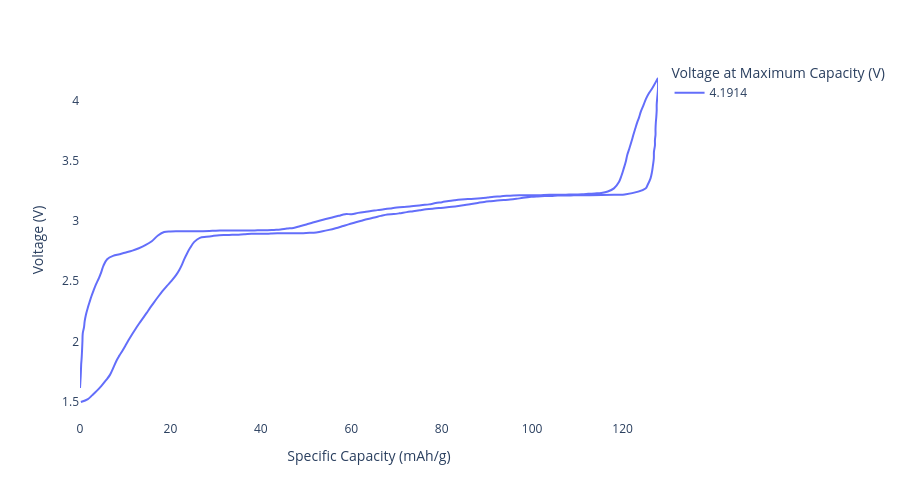

Notebook code cell kept with this figure:
### Code cell
# NFPP

half_cell = (
    pd.read_csv(
        '../local_data/active_materials/cathode/NFPP.csv',
        names=['specific_capacity', 'voltage', 'direction', 'id'],
        skiprows=1
    ).drop(
        columns=['id']
    ).assign(
        direction = lambda x: x['direction'].apply(lambda y: 'discharge' if y == 'CC_DChg' else 'charge'),
    )
)

nfpp = CathodeMaterial(
    name = 'NFPP',
    reference = 'Na/Na+',
    specific_cost = 11.00,
    density = 2.95,
    half_cell_curves = half_cell,
    color='#7b3f00'
)

nfpp.plot_curves(width=900, height=500).show()

### Figure 1 — Plotly figure (JSON) as saved in the notebook; plotly's stock layout.template omitted (floating-point values rounded to 4 significant figures; data arrays with more than 128 entries replaced by an {"elided": "..."} marker saying what was removed)
{"data": [{"hovertemplate": "Voltage at Maximum Capacity (V)=4.1914<br>Specific Capacity (mAh/g)=%{x}<br>Voltage (V)=%{y}<extra></extra>", "legendgroup": "4.1914", "line": {"color": "#636efa", "dash": "solid", "shape": "spline"}, "marker": {"symbol": "circle"}, "mode": "lines", "name": "4.1914", "orientation": "v", "showlegend": true, "type": "scatter", "x": {"elided": "229 float values"}, "xaxis": "x", "y": {"elided": "229 float values"}, "yaxis": "y"}], "layout": {"height": 500, "legend": {"title": {"text": "Voltage at Maximum Capacity (V)"}, "tracegroupgap": 0}, "margin": {"t": 60}, "paper_bgcolor": "white", "plot_bgcolor": "white", "width": 900, "xaxis": {"anchor": "y", "domain": [0.0, 1.0], "title": {"text": "Specific Capacity (mAh/g)"}}, "yaxis": {"anchor": "x", "domain": [0.0, 1.0], "title": {"text": "Voltage (V)"}}}}
